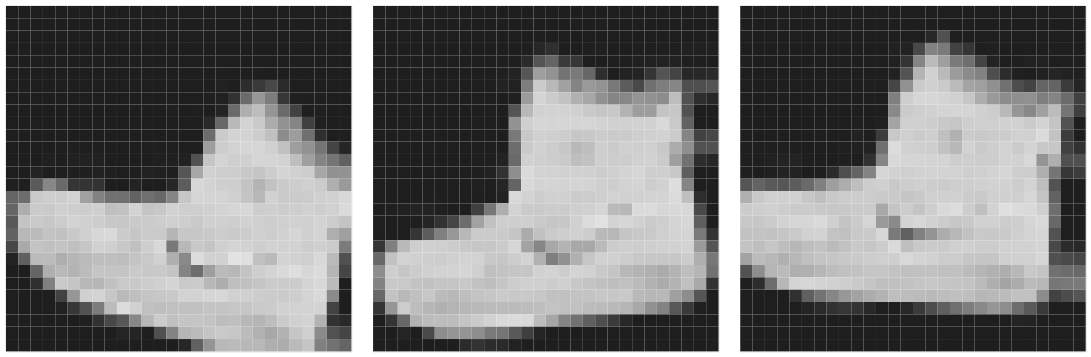

Write notebook code for a chart like this one.
### Code cell
image = []
for i in range(3):
    img = samples.next()
    img = img.squeeze()
    image.append(vis.imshow(img))
image[0] | image[1] | image[2]

### Figure 1 — Vega-Lite specification as saved in the notebook (floating-point values rounded to 4 significant figures; data arrays with more than 128 entries replaced by an {"elided": "..."} marker saying what was removed)
{"$schema": "https://vega.github.io/schema/vega-lite/v2.4.3.json", "config": {"view": {"height": 300, "width": 400}}, "hconcat": [{"data": {"values": {"elided": "784 records"}}, "encoding": {"color": {"field": "value", "legend": null, "scale": {"scheme": "greys"}, "sort": "descending", "type": "quantitative"}, "tooltip": [{"field": "value", "type": "quantitative"}], "x": {"axis": null, "field": "w", "type": "nominal"}, "y": {"axis": null, "field": "h", "type": "nominal"}}, "height": 350, "mark": "rect", "title": "", "width": 350}, {"data": {"values": {"elided": "784 records"}}, "encoding": {"color": {"field": "value", "legend": null, "scale": {"scheme": "greys"}, "sort": "descending", "type": "quantitative"}, "tooltip": [{"field": "value", "type": "quantitative"}], "x": {"axis": null, "field": "w", "type": "nominal"}, "y": {"axis": null, "field": "h", "type": "nominal"}}, "height": 350, "mark": "rect", "title": "", "width": 350}, {"data": {"values": {"elided": "784 records"}}, "encoding": {"color": {"field": "value", "legend": null, "scale": {"scheme": "greys"}, "sort": "descending", "type": "quantitative"}, "tooltip": [{"field": "value", "type": "quantitative"}], "x": {"axis": null, "field": "w", "type": "nominal"}, "y": {"axis": null, "field": "h", "type": "nominal"}}, "height": 350, "mark": "rect", "title": "", "width": 350}]}
